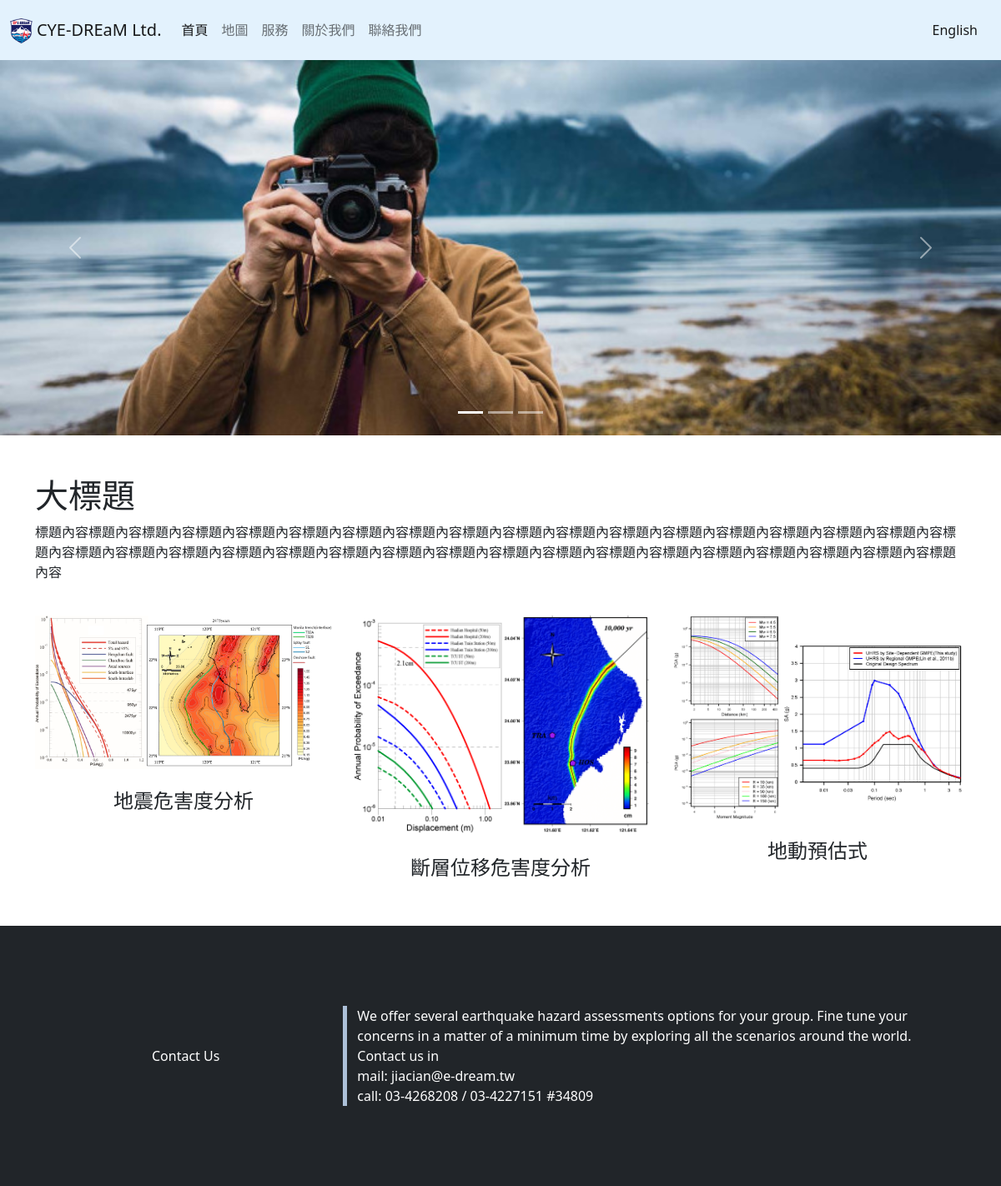
The page / on the database its author committed.
### home/models.py (models this page shows, shortened)
class HomePage(models.Model):
    name = models.CharField('公司名稱', max_length=20)
    logo= models.ImageField("公司logo",storage=OverwriteStorage(),upload_to='',blank=True)
    big_pic_url1 = models.ImageField("圖片1 URL",storage=OverwriteStorage(),upload_to='home_image/',blank=True)
    big_pic_url2 = models.ImageField("圖片2 URL",storage=OverwriteStorage(),upload_to='home_image/',blank=True)
    big_pic_url3 = models.ImageField("圖片3 URL",storage=OverwriteStorage(),upload_to='home_image/',blank=True)
    title = models.CharField('標題', max_length=20)
    title_content=models.TextField('標題內容', max_length=200)
    sub_title1=models.CharField('子標題1', max_length=50,blank=True)
    sub_title2=models.CharField('子標題2', max_length=50,blank=True)
    sub_title3=models.CharField('子標題3', max_length=50,blank=True)
    sub_title4=models.CharField('子標題4', max_length=50,blank=True)
    pic_url1 = models.ImageField("子標題圖片1 URL",storage=OverwriteStorage(),upload_to='home_image/',blank=True)
    pic_url2 = models.ImageField("子標題圖片2 URL",storage=OverwriteStorage(),upload_to='home_image/',blank=True)
    pic_url3 = models.ImageField("子標題圖片3 URL",storage=OverwriteStorage(),upload_to='home_image/',blank=True)
    pic_url4 = models.ImageField("子標題圖片4 URL",storage=OverwriteStorage(),upload_to='home_image/',blank=True)
    bottom_title=models.CharField('底部標題', max_length=20,blank=True)
    bottom_content=models.TextField('底部內容', max_length=300,blank=True)
    bottom_email=models.CharField('底部email', max_length=100,blank=True)
    bottom_phone=models.CharField('底部連絡電話', max_length=50,blank=True)

### home/views.py (the view)
# urls.py: path('', HomePageContentView.as_view()),
class HomePageContentView(ListView):
    model = HomePage
    template_name = 'HomePage.html'
    context_object_name = 'Home_Content'

### templates/HomePage.html (shortened to what this page needs)
{% load static %}
<!DOCTYPE html>
<html lang="en">
{% for Content in Home_Content %}
<head>
    <link href="https://cdn.jsdelivr.net/npm/bootstrap@5.0.2/dist/css/bootstrap.min.css" rel="stylesheet"
>
    <link rel="stylesheet" href="{% static 'css/HomePage.css' %}">
</head>
<body>
    <nav class="navbar navbar-expand-lg navbar-light" style='background-color: #e3f2fd;'>
        <div class="container-xxl">
            <a class="navbar-brand" href="">
                <img src="../static/assets/{{ Content.logo }}" alt="" height="30"
                    class="d-inline-block align-text-top">
                {{Content.name}}</a>
            <div class="collapse navbar-collapse" id="navbarSupportedContent">
                <ul class="navbar-nav me-auto mb-2 mb-lg-0">
                    <li class="nav-item">
                        <a class="nav-link active" aria-current="page" href="">首頁</a>
                    </li>
                    <li class="nav-item">
                        <a class="nav-link" href="MapPage">地圖</a>
                    </li>
                    <li class="nav-item">
                        <a class="nav-link" href="Service">服務</a>
                    </li>
                    <li class="nav-item">
                        <a class="nav-link" href="AboutUs">關於我們</a>
                    </li>
                    <li class="nav-item">
                        <a class="nav-link" href="Contact">聯絡我們</a>
                    </li>
                </ul>
                <span class="navbar-text">
                    <a class="nav-link" href="en">English</a>
                </span>
            </div>
        </div>
    </nav>
    <div id="carouselExampleIndicators" class="carousel slide" data-bs-ride="carousel">
        <div class="carousel-indicators">
            <button type="button" data-bs-target="#carouselExampleIndicators" data-bs-slide-to="0" class="active"
                aria-current="true" aria-label="Slide 1"></button>
            <button type="button" data-bs-target="#carouselExampleIndicators" data-bs-slide-to="1"
                aria-label="Slide 2"></button>
            <button type="button" data-bs-target="#carouselExampleIndicators" data-bs-slide-to="2"
                aria-label="Slide 3"></button>
        </div>
        <div class="carousel-inner">
            <div class="carousel-item active">
                <img src="../static/assets/{{ Content.big_pic_url1 }}" class="d-block w-100">
            </div>
        </div>
        <button class="carousel-control-prev" type="button" data-bs-target="#carouselExampleIndicators"
            data-bs-slide="prev">
            <span class="carousel-control-prev-icon" aria-hidden="true"></span>
        </button>
        <button class="carousel-control-next" type="button" data-bs-target="#carouselExampleIndicators"
            data-bs-slide="next">
            <span class="carousel-control-next-icon" aria-hidden="true"></span>
        </button>
    </div>
    <div class="container">
        <div class="row">
            <div class="col-12 col-md-12">
                <br>
                <br>
                <h1>{{ Content.title }}</h1>
                <p>{{Content.title_content}}
                </p>
                <div class="row">
                    <div class="col-12 col-md-4 text-center">
                        <br>
                        <div class="item">
                            <img src="../static/assets/{{ Content.pic_url1 }}" class="img-fluid">
                        </div>
                        <br>
                        <h4>{{Content.sub_title1}}</h4>
                    </div>
                    <div class="col-12 col-md-4 text-center">
                        <br>
                        <div class="item">
                            <img src="../static/assets/{{ Content.pic_url2 }}" class="img-fluid">
                        </div>
                        <br>
                        <h4>{{Content.sub_title2}}</h4>
                    </div>
                    <div class="col-12 col-md-4 text-center">
                        <br>
                        <div class="item">
                            <img src="../static/assets/{{ Content.pic_url3 }}" class="img-fluid">
                        </div>
                        <br>
                        <h4>{{Content.sub_title3}}</h4>
                    </div>
                </div>
            </div>
        </div>
    </div>
    <footer class="bd-footer py-4 py-md-5 mt-5 bg-dark">
        <div class="container py-4 py-md-5 px-4 px-md-3">
            <div class="row align-items-center">
                <div class="text-center col-4 col-md-4" style="color:white">{{Content.bottom_title}}</div>
                <div class="text-left col-8 col-md-8" id="Contact" style="color:white">
                    {{Content.bottom_content}}<br>
                    mail: {{Content.bottom_email}}<br>
                    call: {{Content.bottom_phone}}
                </div>
            </div>
        </div>
    </footer>
</body>
{% endfor %}
</html>

### statics/css/HomePage.css (style rules this page uses)
.row #Contact { border-left: solid #ACC0D8 5px; }

### rows shown on the page
HomePage: logo (picture), name "CYE-DREaM Ltd.", big_pic_url1 (picture), title "大標題", title_content "標題內容標題內容標題內容標題內容標題內容標題內容標題內容標題內容標題內容標題內容標題內容標題內容標題內容標題內容標題內容標題內容標題內容標題內容標題內容標題內容標題內容標題內容標題內容標題內容標題內容標題內容標題內容標題內容標題內容標題內容標題內容標題內容標題內容標題內容標題內容", pic_url1 (picture), sub_title1 "地震危害度分析", pic_url2 (picture), sub_title2 "斷層位移危害度分析", pic_url3 (picture), sub_title3 "地動預估式", bottom_title "Contact Us", bottom_content "We offer several earthquake hazard assessments options for your group. Fine tune your concerns in a matter of a minimum time by exploring all the scenarios around the world. Contact us in", bottom_email "jiacian@e-dream.tw", bottom_phone "03-4268208 / 03-4227151 #34809"
